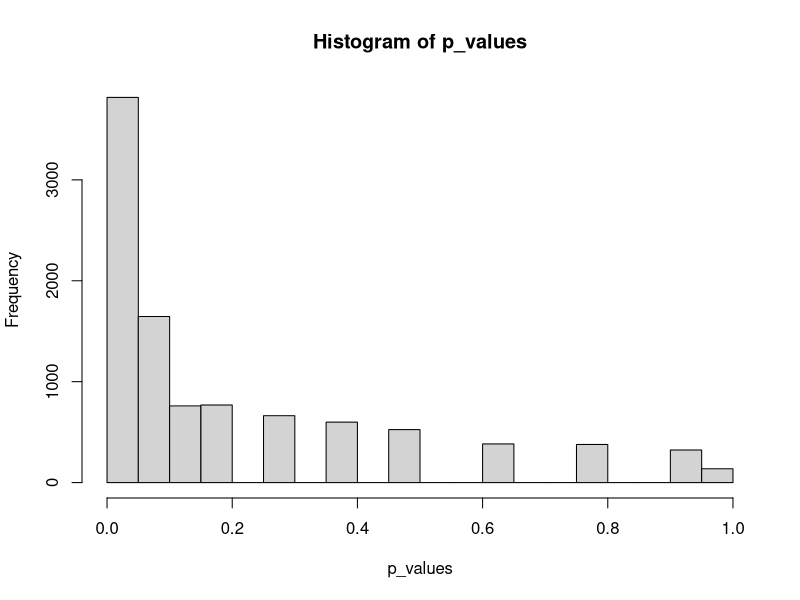

R code for this plot:
## ---- chunk 1
knitr::opts_chunk$set(echo = TRUE)
## ---- chunk 2
binom.test(59, 100,0.59)
## ---- chunk 3
binom.test(55, 100, 0.5)$p.value
## ---- chunk 4
take_sample <- function(){
  t <- sample(c("H", "T"), 100, replace = TRUE, c(0.59, 0.41))
  sum(t == "H")
}
## ---- chunk 5
# we got a coin 
# and we dont know if its fair or not
# so null hypothesis is its fair 
p_values = c()
for (i in 1:10000){
  x = binom.test(take_sample(), 100, 0.5)$p.value
  p_values[i] = x
}

hist(p_values)
## ---- chunk 6
million_coins <- function(){
  t <- sample(c("H", "T"), 100, replace = TRUE, c(0.52, 0.48))
  sum(t == "H")
}
## ---- chunk 7
binom.test(million_coins(), 100000000, 0.5)$p.value
